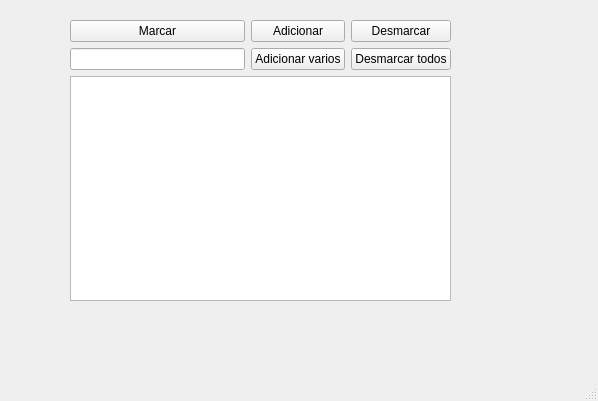
<?xml version="1.0" encoding="UTF-8"?>
<ui version="4.0">
 <class>MainWindow</class>
 <widget class="QMainWindow" name="MainWindow">
  <property name="geometry">
   <rect>
    <x>0</x>
    <y>0</y>
    <width>598</width>
    <height>401</height>
   </rect>
  </property>
  <property name="windowTitle">
   <string>MainWindow</string>
  </property>
  <widget class="QWidget" name="centralwidget">
   <widget class="QWidget" name="">
    <property name="geometry">
     <rect>
      <x>70</x>
      <y>20</y>
      <width>381</width>
      <height>281</height>
     </rect>
    </property>
    <layout class="QVBoxLayout" name="verticalLayout_4">
     <item>
      <layout class="QHBoxLayout" name="horizontalLayout">
       <item>
        <layout class="QVBoxLayout" name="verticalLayout_3">
         <item>
          <widget class="QPushButton" name="btn_marcar">
           <property name="text">
            <string>Marcar</string>
           </property>
          </widget>
         </item>
         <item>
          <widget class="QLineEdit" name="txt_item"/>
         </item>
        </layout>
       </item>
       <item>
        <layout class="QVBoxLayout" name="verticalLayout_2">
         <item>
          <widget class="QPushButton" name="btn_item">
           <property name="text">
            <string>Adicionar</string>
           </property>
          </widget>
         </item>
         <item>
          <widget class="QPushButton" name="btn_add_varios">
           <property name="text">
            <string>Adicionar varios</string>
           </property>
          </widget>
         </item>
        </layout>
       </item>
       <item>
        <layout class="QVBoxLayout" name="verticalLayout">
         <item>
          <widget class="QPushButton" name="pushButton">
           <property name="text">
            <string>Desmarcar</string>
           </property>
          </widget>
         </item>
         <item>
          <widget class="QPushButton" name="btn_desmarcar_todos">
           <property name="text">
            <string>Desmarcar todos</string>
           </property>
          </widget>
         </item>
        </layout>
       </item>
      </layout>
     </item>
     <item>
      <widget class="QListWidget" name="listWidget"/>
     </item>
    </layout>
   </widget>
  </widget>
  <widget class="QMenuBar" name="menubar">
   <property name="geometry">
    <rect>
     <x>0</x>
     <y>0</y>
     <width>598</width>
     <height>21</height>
    </rect>
   </property>
  </widget>
  <widget class="QStatusBar" name="statusbar"/>
 </widget>
 <resources/>
 <connections/>
</ui>
